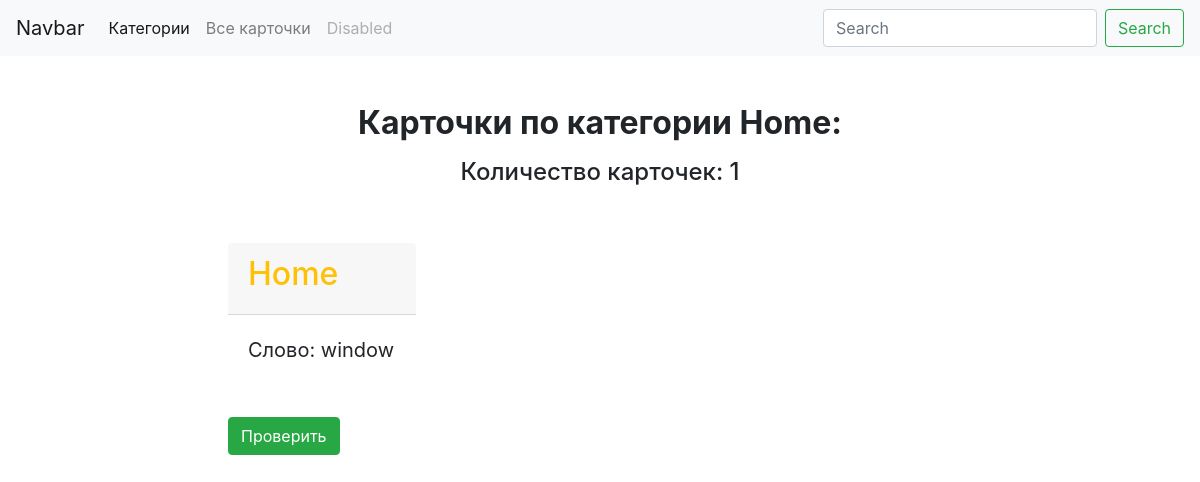
The page /category/home/ on the database as committed earlier.
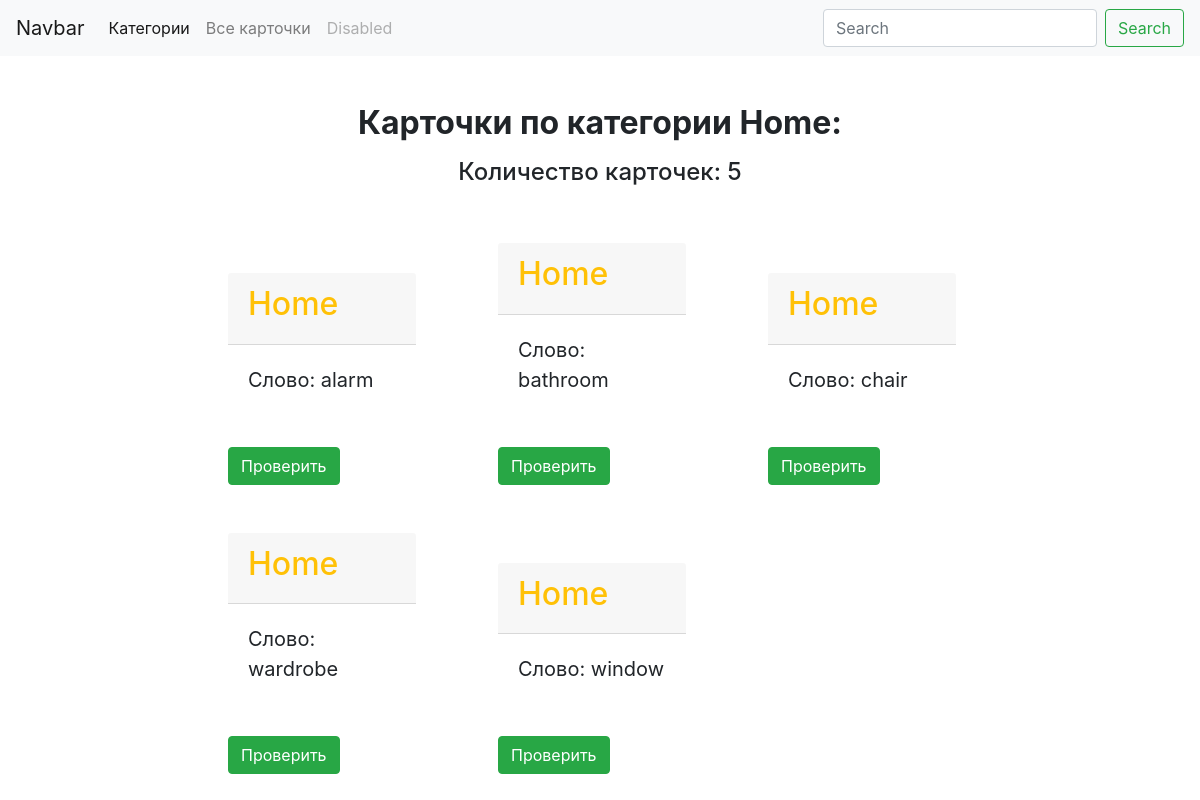
The same page on the database as committed later.
### card/models.py (models this page shows, shortened)
class Category(models.Model):
    title = models.CharField(max_length=30)
    slug = models.SlugField(max_length=250, unique=True)
    image = models.ImageField(upload_to='card_image', blank=True)
    cards_count = models.PositiveIntegerField(default=0, verbose_name="Кол-во карточек")
    class Meta:
        ordering = ('title',)
        verbose_name = 'category'
        verbose_name_plural = 'categories'
    def __str__(self):
        return self.title

class Cards(models.Model):
    class Meta:
        verbose_name = "Карточка"
        verbose_name_plural = "Карточки"
        ordering = ['text']
    category = models.ForeignKey(Category, on_delete=models.CASCADE,verbose_name="Категория")
    slug = models.SlugField(max_length=250, unique=True, )
    user = models.ForeignKey(settings.AUTH_USER_MODEL, on_delete=models.CASCADE, verbose_name="Пользователь")
    text = models.TextField(max_length=100, verbose_name="Слово")
    translate = models.CharField(max_length=100, verbose_name="Перевод")
    card_count = models.PositiveIntegerField(default=0, verbose_name="Кол-во карточек")

### card/views.py (the view)
# urls.py: url(r'^category/(?P<category_slug>[-\w]+)/$', list_of_cards_by_category, name='list_by_category'),
def list_of_cards_by_category(request, category_slug):
    categories = Category.objects.all()
    card = Cards.objects.all()
    if category_slug:
        category = get_object_or_404(Category, slug__iexact=category_slug)
        card = card.filter(category=category)
        count = Cards.objects.filter(category=category).count()
        counts = str(count)
    template = 'card/list_by_category.html'
    context = {"categories": categories, "card": card, "category": category, 'counts': counts, }
    return render(request, template, context,)

### card/templates/card/list_by_category.html (shortened to what this page needs)
{% extends 'card/base_card.html' %}
{% block content %}
    <div class="container mt-5 col-9">
        <h2 class="text-center font-weight-bold">Карточки по категории {{ category.title }}:</h2>
        <h4 class="text-center mt-3">Количество карточек: {{ counts }}</h4>
        {% for cards in card %}
            <div class="d-inline-block col-3 ml-5 mt-5">
                <div class="card-header">
                    <h2><a href="{% url 'list_by_category' category_slug=category.slug %}" class="text-warning">
                        {{ cards.category }}
                        </a>
                    </h2>
                </div>
                <div class="card-body">
                    <blockquote class="blockquote mb-0">
                        <p>Слово: {{ cards.text }}</p>
                    </blockquote>
                </div>
                <a class="btn btn-success mt-3" href="{% url 'card_detail' slug=cards.slug %}">Проверить</a>
            </div>
        {% endfor %}
    </div>
{% endblock %}

### card/templates/card/base_card.html (shortened to what this page needs)
{% extends 'base.html' %}

### templates/base.html (shortened to what this page needs)
{% load static %}
<!DOCTYPE html>
<html lang="en">
  <head>
    <link rel="stylesheet" href="https://maxcdn.bootstrapcdn.com/bootstrap/4.0.0/css/bootstrap.min.css">
    <link rel="stylesheet" href="{% static 'css/style.css' %}">
  </head>
  <body>
      <nav class="navbar navbar-expand-lg navbar-light bg-light">
        <a class="navbar-brand" href="#">Navbar</a>
          <div class="collapse navbar-collapse" id="navbarSupportedContent">
            <ul class="navbar-nav mr-auto">
              <li class="nav-item active">
                <a class="nav-link" href="{% url 'category_list' %}">Категории <span class="sr-only">(current)</span></a>
              </li>
              <li class="nav-item">
                <a class="nav-link" href="{% url 'card_list' %}">Все карточки</a>
              </li>
              <li class="nav-item">
                <a class="nav-link disabled" href="#">Disabled</a>
              </li>
            </ul>
            <form class="form-inline my-2 my-lg-0" action="{% url 'card_list' %}">
              <input class="form-control mr-sm-2" type="search" placeholder="Search" aria-label="Search" name="search">
              <button class="btn btn-outline-success my-2 my-sm-0" type="submit">Search</button>
            </form>
          </div>
    </nav>
    {% block content %}{% endblock %}
  </body>
</html>

Rows that differ between the two databases and show on the page:
added Cards: category "Home", text "alarm"
added Cards: category "Home", text "bathroom"
added Cards: category "Home", text "chair"
added Cards: category "Home", text "wardrobe"
Other text that changed with them:
{{ counts }}: "1" → "5"
